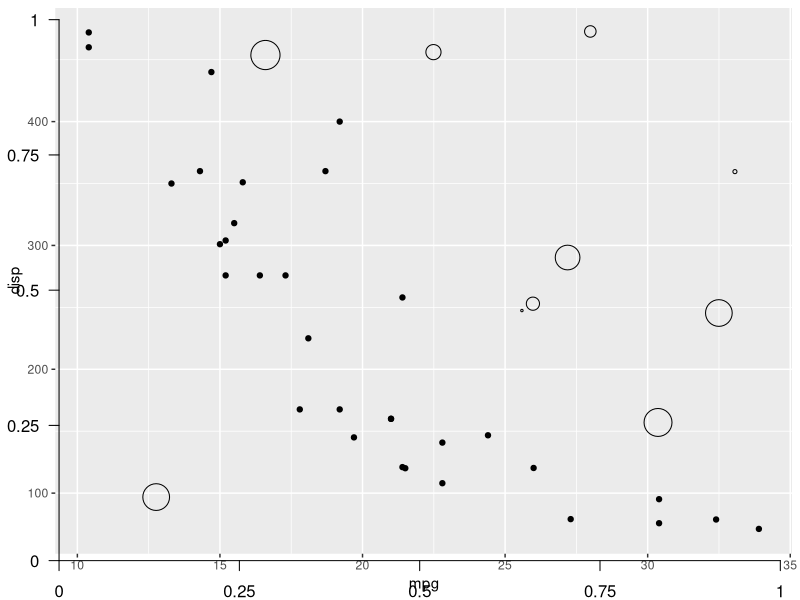
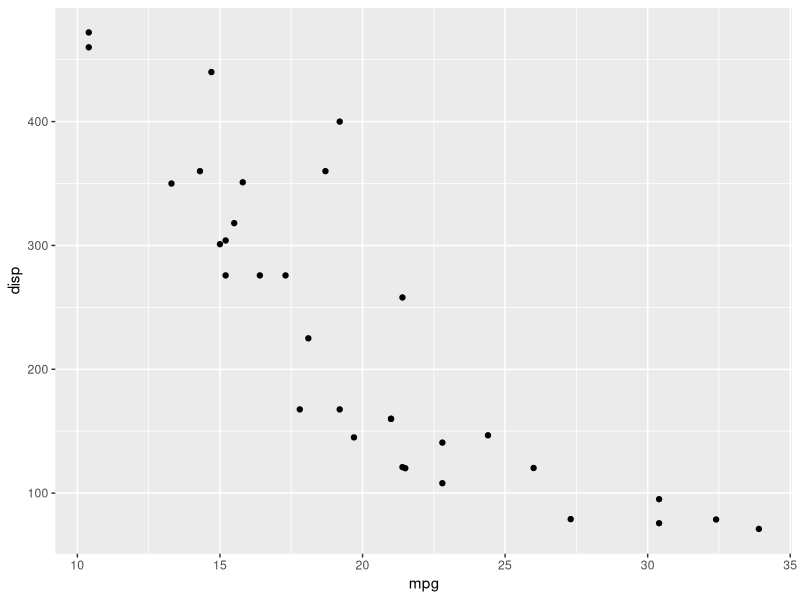

The R source for these figures, in order:
## ---- chunk 1
knitr::opts_chunk$set(
  collapse = TRUE,
  comment = "#>",
  fig.path = "man/figures/README-",
  out.width = "100%"
)
set.seed(42L)
options(width = 90)
## ---- chunk 2
library(gtable)
library(ggplot2)

p <- ggplot(mtcars, aes(mpg, disp)) + geom_point()

p_table <- ggplotGrob(p)

p_table
## ---- chunk 3
library(grid)
grid.draw(p_table)
## ---- chunk 4
# Construct some graphical elements using grid
points <- pointsGrob(
  x = runif(10),
  y = runif(10),
  size = unit(runif(10), 'cm')
)
xaxis <- xaxisGrob(at = c(0, 0.25, 0.5, 0.75, 1))
yaxis <- yaxisGrob(at = c(0, 0.25, 0.5, 0.75, 1))

# Setup the gtable layout
plot <- gtable(
  widths = unit(c(1.5, 0, 1, 0.5), c('cm', 'cm', 'null', 'cm')),
  heights = unit(c(0.5, 1, 0, 1), c('cm', 'null', 'cm', 'cm'))
)

# Add the grobs
plot <- gtable_add_grob(
  plot,
  grobs = list(points, xaxis, yaxis),
  t = c(2, 3, 2),
  l = c(3, 3, 2),
  clip = 'off'
)

# Plot
grid.draw(plot)
